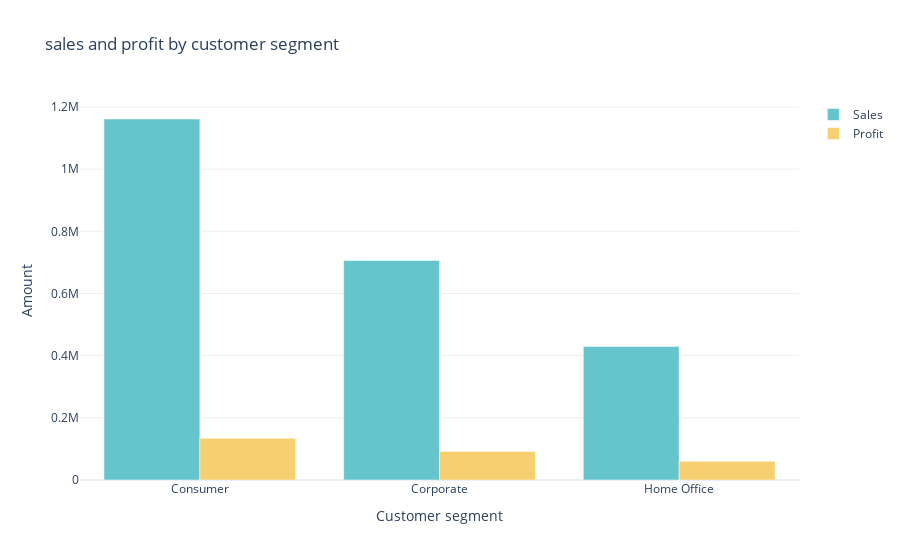

Here is the notebook cell this chart was saved with:
### Markdown cell above
# sales and profit by customer segment

### Code cell
sales_profit_by_segment = data.groupby('Segment').agg({'Sales':'sum', 'Profit':'sum'}).reset_index()

color_palette =colors.qualitative.Pastel

fig = go.Figure()
fig.add_trace(go.Bar(x=sales_profit_by_segment['Segment'],
                    y=sales_profit_by_segment['Sales'],
                    name='Sales',
                    marker_color=color_palette[0]))

fig.add_trace(go.Bar(x=sales_profit_by_segment['Segment'],
                    y=sales_profit_by_segment['Profit'],
                    name='Profit',
                    marker_color=color_palette[1]))

fig.update_layout(title='sales and profit by customer segment',
                 xaxis_title='Customer segment', yaxis_title='Amount')

fig.show()

### Figure 1 — Plotly figure (JSON) as saved in the notebook; plotly's stock layout.template omitted (floating-point values rounded to 4 significant figures)
{"data": [{"marker": {"color": "rgb(102, 197, 204)"}, "name": "Sales", "type": "bar", "x": ["Consumer", "Corporate", "Home Office"], "y": [1161000.0, 706100.0, 429700.0]}, {"marker": {"color": "rgb(246, 207, 113)"}, "name": "Profit", "type": "bar", "x": ["Consumer", "Corporate", "Home Office"], "y": [134100.0, 91980.0, 60300.0]}], "layout": {"autosize": true, "title": {"text": "sales and profit by customer segment"}, "xaxis": {"autorange": true, "range": [-0.5, 2.5], "title": {"text": "Customer segment"}, "type": "category"}, "yaxis": {"autorange": true, "range": [0, 1223000.0], "title": {"text": "Amount"}, "type": "linear"}}}
